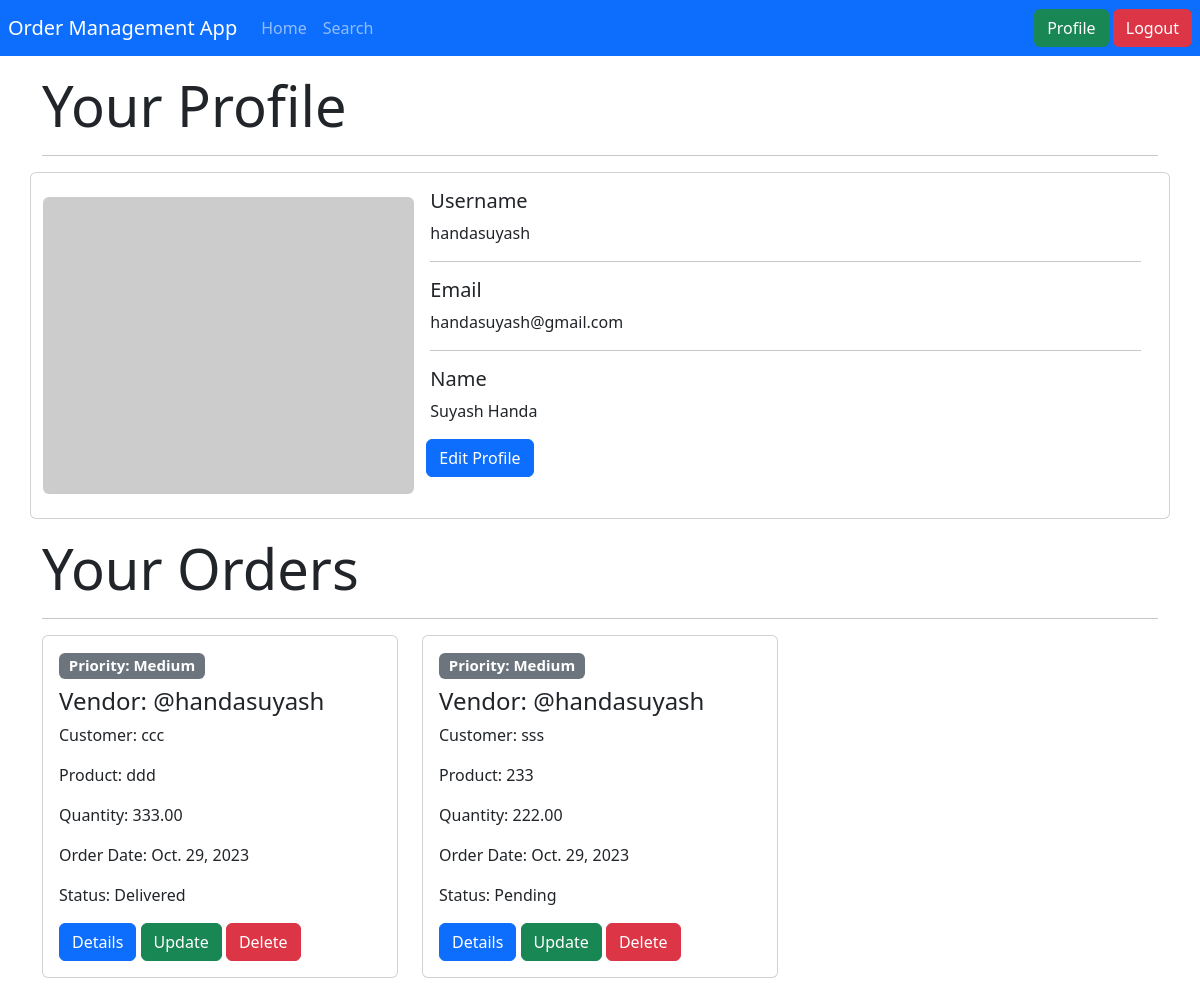
Before: /profile/ (signed in) with the older database file.
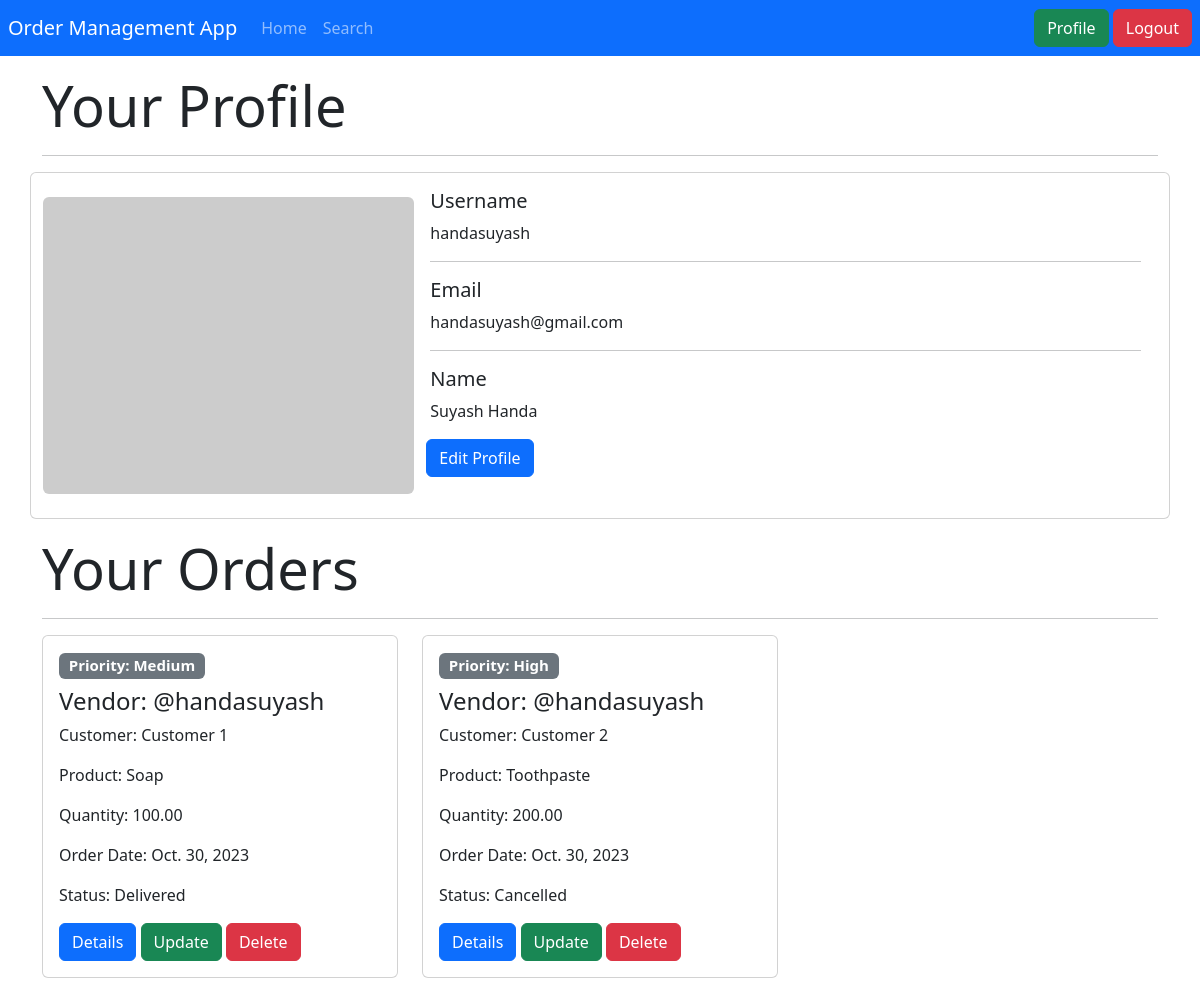
After: the same page with the newer database file.
### orders/models.py (models this page shows)
class Orders(models.Model):
    id = models.UUIDField(primary_key=True, default=uuid.uuid4, editable=False)
    vendor_id = models.ForeignKey(User, on_delete=models.CASCADE)
    customer = models.CharField(max_length=50)
    product = models.CharField(max_length=50)
    date = models.DateField(auto_now_add=True)
    quantity = models.DecimalField(max_digits=10, decimal_places=2)
    status = models.CharField(max_length=50)
    priority = models.CharField(max_length=50)

### orders/views.py (the view)
# urls.py: path("profile/", views.profile_view, name="profile"),
@login_required(login_url="login")
def profile_view(request):
    user_obj = User.objects.get(id=request.user.id)
    orders = Orders.objects.filter(vendor_id=request.user.id)
    context = {"profile": user_obj, "orders": orders}
    return render(request, "profile/profile.html", context)

### orders/templates/profile/profile.html (shortened to what this page needs)
{% extends 'base.html' %} {% load widget_tweaks %}{% block title %}Profile{% endblock %} {% block content %}
<div class="container">
    <div class="row">
        <div class="col-md-12">
            <h1 class="display-4">Your Profile</h1>
            <hr />
            <div class="row">
                <div class="card mb-3">
                    <div class="row g-0">
                        <div class="col-md-4">
                            <img src="https://placehold.co/500x400" class="img-fluid rounded my-4" alt="...">
                        </div>
                        <div class="col-md-8">
                            <div class="card-body">
                                <h5 class="card-title">Username</h5>
                                <p class="card-text">{{profile.username}}</p>
                                <hr />
                                <h5 class="card-title">Email</h5>
                                <p class="card-text">{{profile.email}}</p>
                                <hr />
                                <h5 class="card-title">Name</h5>
                                {% if profile.first_name %}
                                <p class="card-text">{{ profile.first_name }} {{ profile.last_name }}</p>
                                {% else %}
                                <p class="card-text"><i>Not set</i></p>
                                {% endif %}
                            </div>
                            <div class="container">
                                <a href="{% url 'profile_edit' %}" class="btn btn-primary mx-auto">Edit Profile</a>
                            </div>
                            <br />
                        </div>
                    </div>
                </div>
            </div>
            <h1 class="display-4">Your Orders</h1>
            <hr />
            <div class="row">
                {% for order in orders %}
                <div class="col-md-4 mb-4">
                    <div class="card">
                        <div class="card-body">
                            <h5><span class="badge bg-secondary">Priority: {{ order.priority }}</span></h5>
                            <h4 class="card-title">Vendor: @{{ order.vendor_id }}</h4>
                            <p class="card-text">Customer: {{ order.customer }}</p>
                            <p class="card-text">Product: {{ order.product }}</p>
                            <p class="card-text">Quantity: {{ order.quantity }}</p>
                            <p class="card-text">Order Date: {{ order.date }}</p>
                            <p class="card-text">Status: {{ order.status }}</p>
                            <a href="{% url 'order_details' order.id %}" class="btn btn-primary">Details</a>
                            <a href="{% url 'order_edit' order.id %}" class="btn btn-success">Update</a>
                            <a href="{% url 'order_delete' order.id %}" class="btn btn-danger">Delete</a>
                        </div>
                    </div>
                </div>
                {% endfor %}
            </div>
        </div>
    </div>
</div>
{% endblock %}

### orders/templates/base.html (shortened to what this page needs)
{% load static %}
<!DOCTYPE html>
<html lang="en">
<head>
    <link rel="stylesheet" type="text/css" href="{% static 'orders/styles.css' %}" />
    <link rel="stylesheet" href="https://cdnjs.cloudflare.com/ajax/libs/bootstrap/5.3.2/css/bootstrap.min.css" />
</head>
<body>
    <nav class="navbar navbar-expand-lg navbar-dark bg-primary">
        <a class="navbar-brand mx-2">Order Management App</a>
        <div class="collapse navbar-collapse mx-2 justify-content-between" id="navbarSupportedContent">
            <ul class="navbar-nav mr-auto">
                <li class="nav-item active">
                    <a class="nav-link" href="{% url 'dashboard' %}">Home</a>
                </li>
                <li class="nav-item">
                    <a class="nav-link" href="{% url 'search' %}">Search</a>
                </li>
            </ul>
            <div>
                {% if user.is_authenticated %}
                <button class="btn btn-success">
                        <a href="{% url 'profile' %}" class="nav-link">Profile</a>
                    </button>
                <button class="btn btn-danger">
                        <a href="{% url 'logout' %}" class="nav-link">Logout</a>
                    </button> {% endif %}
            </div>
        </div>
    </nav>
    {% block content %} {% endblock %}
</body>
</html>

Changed rows visible on the page:
removed Orders: priority "Medium", vendor_id "handasuyash", customer "ccc", product "ddd", quantity "333.00", date "Oct. 29, 2023", status "Delivered"
removed Orders: priority "Medium", vendor_id "handasuyash", customer "sss", product "233", quantity "222.00", date "Oct. 29, 2023", status "Pending"
added Orders: priority "Medium", vendor_id "handasuyash", customer "Customer 1", product "Soap", quantity "100.00", date "Oct. 30, 2023", status "Delivered"
added Orders: priority "High", vendor_id "handasuyash", customer "Customer 2", product "Toothpaste", quantity "200.00", date "Oct. 30, 2023", status "Cancelled"
